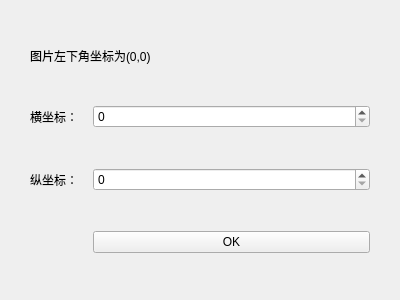
<?xml version="1.0" encoding="UTF-8"?>
<ui version="4.0">
 <class>position</class>
 <widget class="QWidget" name="position">
  <property name="geometry">
   <rect>
    <x>0</x>
    <y>0</y>
    <width>400</width>
    <height>300</height>
   </rect>
  </property>
  <property name="windowTitle">
   <string>Select a Cordinate</string>
  </property>
  <layout class="QFormLayout" name="formLayout">
   <property name="labelAlignment">
    <set>Qt::AlignCenter</set>
   </property>
   <property name="formAlignment">
    <set>Qt::AlignCenter</set>
   </property>
   <property name="horizontalSpacing">
    <number>15</number>
   </property>
   <property name="verticalSpacing">
    <number>40</number>
   </property>
   <property name="leftMargin">
    <number>30</number>
   </property>
   <property name="topMargin">
    <number>30</number>
   </property>
   <property name="rightMargin">
    <number>30</number>
   </property>
   <property name="bottomMargin">
    <number>30</number>
   </property>
   <item row="0" column="0" colspan="2">
    <widget class="QLabel" name="label_3">
     <property name="text">
      <string>图片左下角坐标为(0,0)</string>
     </property>
    </widget>
   </item>
   <item row="1" column="0">
    <widget class="QLabel" name="label">
     <property name="text">
      <string>横坐标：</string>
     </property>
    </widget>
   </item>
   <item row="2" column="0">
    <widget class="QLabel" name="label_2">
     <property name="text">
      <string>纵坐标：</string>
     </property>
    </widget>
   </item>
   <item row="2" column="1">
    <widget class="QSpinBox" name="yInput">
     <property name="maximum">
      <number>500</number>
     </property>
    </widget>
   </item>
   <item row="1" column="1">
    <widget class="QSpinBox" name="xInput">
     <property name="maximum">
      <number>500</number>
     </property>
    </widget>
   </item>
   <item row="3" column="1">
    <widget class="QPushButton" name="pushButton">
     <property name="text">
      <string>OK</string>
     </property>
    </widget>
   </item>
  </layout>
 </widget>
 <resources/>
 <connections/>
</ui>
